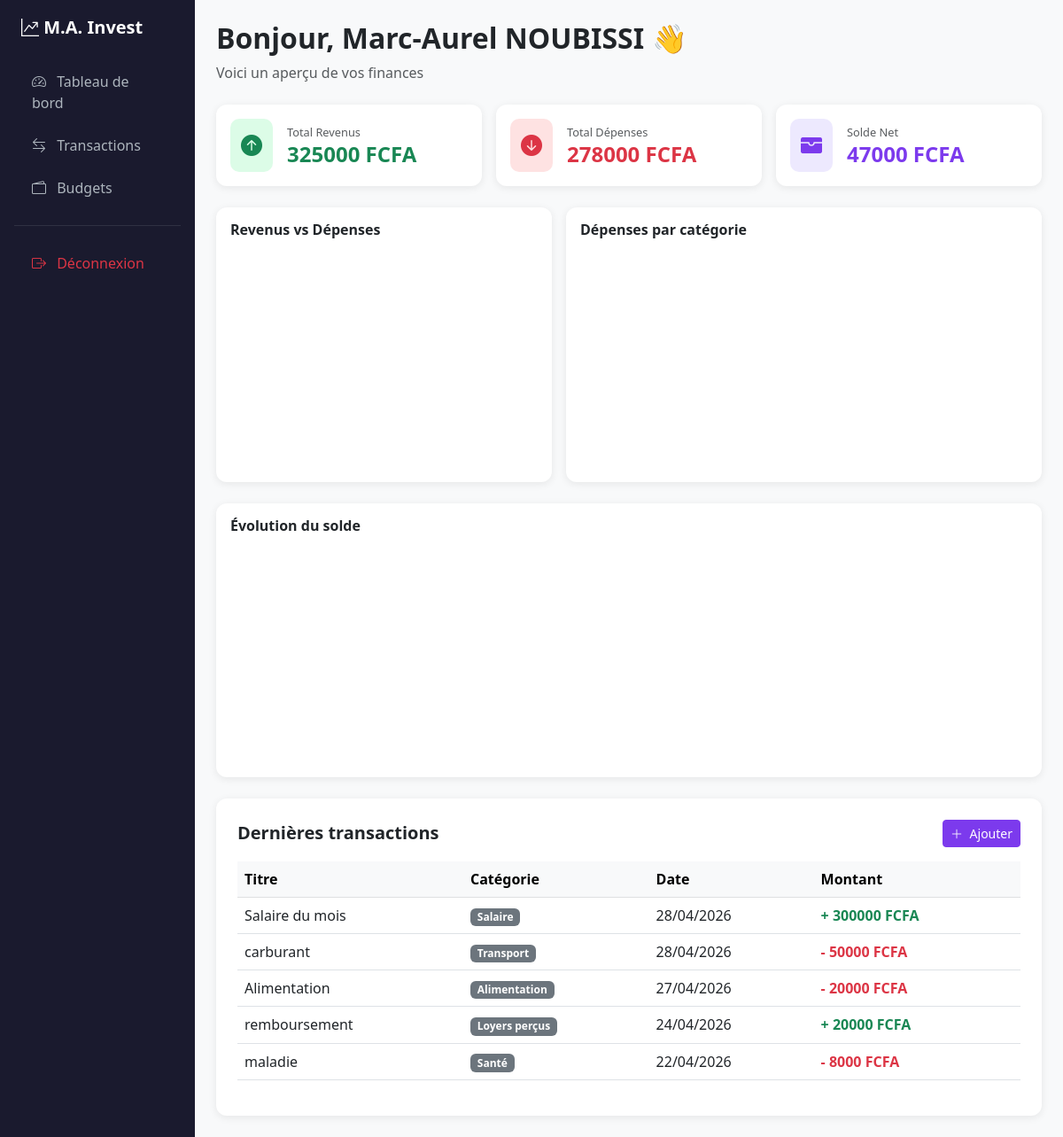
The page /dashboard (signed in) on the database its author committed.
### app/models.py (models this page shows)
class User(UserMixin, db.Model):
    id = db.Column(db.Integer, primary_key=True)
    username = db.Column(db.String(80), nullable=False)
    email = db.Column(db.String(120), unique=True, nullable=False)
    password = db.Column(db.String(200), nullable=False)
    date_inscription = db.Column(db.DateTime, default=datetime.utcnow)
    transactions = db.relationship('Transaction', backref='user', lazy=True)
    budgets = db.relationship('Budget', backref='user', lazy=True)

class Transaction(db.Model):
    id = db.Column(db.Integer, primary_key=True)
    titre = db.Column(db.String(100), nullable=False)
    montant = db.Column(db.Float, nullable=False)
    type = db.Column(db.String(20), nullable=False)       # 'revenu' ou 'depense'
    categorie = db.Column(db.String(50), nullable=False)
    date = db.Column(db.DateTime, nullable=False)
    note = db.Column(db.Text, nullable=True)
    user_id = db.Column(db.Integer, db.ForeignKey('user.id'), nullable=False)

### app/routes/dashboard.py (the view)
@dashboard_bp.route('/')
@dashboard_bp.route('/dashboard')
@login_required
def index():
    transactions = Transaction.query.filter_by(user_id=current_user.id).order_by(Transaction.date.desc()).limit(5).all()
    budgets = Budget.query.filter_by(user_id=current_user.id).all()
    toutes = Transaction.query.filter_by(user_id=current_user.id).all()
    revenus = sum(t.montant for t in toutes if t.type == 'revenu')
    depenses = sum(t.montant for t in toutes if t.type == 'depense')
    solde = revenus - depenses
    fig1 = go.Figure(data=[go.Pie(
        labels=['Revenus', 'Dépenses'],
        values=[revenus or 1, depenses or 1],
        hole=0.55,
        marker=dict(colors=['#22c55e', '#ef4444']),
        textinfo='label+percent'
    )])
    fig1.update_layout(
        margin=dict(t=20, b=20, l=20, r=20),
        paper_bgcolor='rgba(0,0,0,0)',
        showlegend=False, height=250
    )
    categories = {}
    for t in toutes:
        if t.type == 'depense':
            categories[t.categorie] = categories.get(t.categorie, 0) + t.montant
    fig2 = go.Figure(data=[go.Bar(
        x=list(categories.keys()) or ['Aucune'],
        y=list(categories.values()) or [0],
        marker_color='#7c3aed'
    )])
    fig2.update_layout(
        margin=dict(t=20, b=40, l=40, r=20),
        paper_bgcolor='rgba(0,0,0,0)',
        plot_bgcolor='rgba(0,0,0,0)',
        height=250
    )
    toutes_triees = sorted(toutes, key=lambda t: t.date)
    dates, soldes, cumul = [], [], 0
    for t in toutes_triees:
        cumul += t.montant if t.type == 'revenu' else -t.montant
        dates.append(t.date.strftime('%d/%m'))
        soldes.append(cumul)
    fig3 = go.Figure(data=[go.Scatter(
        x=dates or ['Aujourd\'hui'],
        y=soldes or [0],
        mode='lines+markers',
        line=dict(color='#7c3aed', width=3),
        fill='tozeroy',
        fillcolor='rgba(124,58,237,0.1)'
    )])
    fig3.update_layout(
        margin=dict(t=20, b=40, l=40, r=20),
        paper_bgcolor='rgba(0,0,0,0)',
        plot_bgcolor='rgba(0,0,0,0)',
        height=250
    )
    graph1 = pyo.plot(fig1, output_type='div', include_plotlyjs='cdn')
    graph2 = pyo.plot(fig2, output_type='div', include_plotlyjs=False)
    graph3 = pyo.plot(fig3, output_type='div', include_plotlyjs=False)
    return render_template('dashboard/index.html',
        transactions=transactions,
        budgets=budgets,
        revenus=revenus,
        depenses=depenses,
        solde=solde,
        graph1=graph1,
        graph2=graph2,
        graph3=graph3
    )

### app/routes/auth.py (called while the page is built)
@login_manager.user_loader
def load_user(user_id):
    return User.query.get(int(user_id))

### app/templates/dashboard/index.html
{% extends 'base.html' %}
{% block content %}
<div class="mb-4">
    <h2 class="fw-bold">Bonjour, {{ current_user.username }} 👋</h2>
    <p class="text-muted">Voici un aperçu de vos finances</p>
</div>
<div class="row g-3 mb-4">
    <div class="col-md-4">
        <div class="card p-3">
            <div class="d-flex align-items-center gap-3">
                <div style="background:#dcfce7; border-radius:10px; padding:12px;">
                    <i class="bi bi-arrow-up-circle-fill text-success fs-4"></i>
                </div>
                <div>
                    <p class="text-muted mb-0" style="font-size:0.8rem;">Total Revenus</p>
                    <h4 class="fw-bold mb-0 text-success">{{ "%.0f"|format(revenus) }} FCFA</h4>
                </div>
            </div>
        </div>
    </div>
    <div class="col-md-4">
        <div class="card p-3">
            <div class="d-flex align-items-center gap-3">
                <div style="background:#fee2e2; border-radius:10px; padding:12px;">
                    <i class="bi bi-arrow-down-circle-fill text-danger fs-4"></i>
                </div>
                <div>
                    <p class="text-muted mb-0" style="font-size:0.8rem;">Total Dépenses</p>
                    <h4 class="fw-bold mb-0 text-danger">{{ "%.0f"|format(depenses) }} FCFA</h4>
                </div>
            </div>
        </div>
    </div>
    <div class="col-md-4">
        <div class="card p-3">
            <div class="d-flex align-items-center gap-3">
                <div style="background:#ede9fe; border-radius:10px; padding:12px;">
                    <i class="bi bi-wallet-fill fs-4" style="color:#7c3aed;"></i>
                </div>
                <div>
                    <p class="text-muted mb-0" style="font-size:0.8rem;">Solde Net</p>
                    <h4 class="fw-bold mb-0" style="color:#7c3aed;">{{ "%.0f"|format(solde) }} FCFA</h4>
                </div>
            </div>
        </div>
    </div>
</div>
<div class="row g-3 mb-4">
    <div class="col-md-5">
        <div class="card p-3">
            <h6 class="fw-bold mb-2">Revenus vs Dépenses</h6>
            {{ graph1|safe }}
        </div>
    </div>
    <div class="col-md-7">
        <div class="card p-3">
            <h6 class="fw-bold mb-2">Dépenses par catégorie</h6>
            {{ graph2|safe }}
        </div>
    </div>
</div>
<div class="card p-3 mb-4">
    <h6 class="fw-bold mb-2">Évolution du solde</h6>
    {{ graph3|safe }}
</div>
<div class="card p-4">
    <div class="d-flex justify-content-between align-items-center mb-3">
        <h5 class="fw-bold mb-0">Dernières transactions</h5>
        <a href="{{ url_for('transactions.ajouter') }}" class="btn btn-primary btn-sm">
            <i class="bi bi-plus-lg me-1"></i> Ajouter
        </a>
    </div>
    {% if transactions %}
    <div class="table-responsive">
        <table class="table table-hover align-middle">
            <thead class="table-light">
                <tr>
                    <th>Titre</th>
                    <th>Catégorie</th>
                    <th>Date</th>
                    <th>Montant</th>
                </tr>
            </thead>
            <tbody>
                {% for t in transactions %}
                <tr>
                    <td>{{ t.titre }}</td>
                    <td><span class="badge bg-secondary">{{ t.categorie }}</span></td>
                    <td>{{ t.date.strftime('%d/%m/%Y') }}</td>
                    <td class="fw-bold {% if t.type == 'revenu' %}text-success{% else %}text-danger{% endif %}">
                        {% if t.type == 'revenu' %}+{% else %}-{% endif %}
                        {{ "%.0f"|format(t.montant) }} FCFA
                    </td>
                </tr>
                {% endfor %}
            </tbody>
        </table>
    </div>
    {% else %}
    <div class="text-center py-4 text-muted">
        <i class="bi bi-inbox fs-1"></i>
        <p class="mt-2">Aucune transaction pour l'instant.<br>
        <a href="{{ url_for('transactions.ajouter') }}">Ajoutez votre première transaction</a></p>
    </div>
    {% endif %}
</div>
{% endblock %}

### app/templates/base.html (shortened to what this page needs)
<!DOCTYPE html>
<html lang="fr">
<head>
    <link href="https://cdn.jsdelivr.net/npm/bootstrap@5.3.0/dist/css/bootstrap.min.css" rel="stylesheet">
    <link href="https://cdn.jsdelivr.net/npm/bootstrap-icons@1.11.0/font/bootstrap-icons.css" rel="stylesheet">
</head>
<body>
{% if current_user.is_authenticated %}
<div class="d-flex">
    <div class="sidebar p-3" style="width: 220px; min-width: 220px;">
        <div class="text-white fw-bold fs-5 mb-4 px-2">
            <i class="bi bi-graph-up-arrow"></i> M.A. Invest
        </div>
        <nav class="nav flex-column gap-1">
            <a href="{{ url_for('dashboard.index') }}" class="nav-link">
                <i class="bi bi-speedometer2 me-2"></i> Tableau de bord
            </a>
            <a href="{{ url_for('transactions.liste') }}" class="nav-link">
                <i class="bi bi-arrow-left-right me-2"></i> Transactions
            </a>
            <a href="{{ url_for('budget.liste') }}" class="nav-link">
                <i class="bi bi-wallet2 me-2"></i> Budgets
            </a>
            <hr class="text-secondary">
            <a href="{{ url_for('auth.logout') }}" class="nav-link text-danger">
                <i class="bi bi-box-arrow-right me-2"></i> Déconnexion
            </a>
        </nav>
    </div>
    <div class="flex-grow-1 p-4">
        {% block content %}{% endblock %}
    </div>
</div>
{% else %}
    {% block content_unauth %}{% endblock %}
{% endif %}
</body>
</html>

### app/templates/base.html (style rules this page uses)
body { background-color: #f8f9fa; }
.sidebar { min-height: 100vh; background: #1a1a2e; }
.sidebar .nav-link { color: #adb5bd; padding: 10px 20px; }
.card { border: none; border-radius: 12px; box-shadow: 0 2px 10px rgba(0,0,0,0.08); }
.btn-primary { background: #7c3aed; border-color: #7c3aed; }

### rows shown on the page
User: username "Marc-Aurel NOUBISSI"
Transaction: titre "Salaire du mois", categorie "Salaire", date "28/04/2026", montant "300000"
Transaction: titre "carburant", categorie "Transport", date "28/04/2026", montant "50000"
Transaction: titre "Alimentation", categorie "Alimentation", date "27/04/2026", montant "20000"
Transaction: titre "remboursement", categorie "Loyers perçus", date "24/04/2026", montant "20000"
Transaction: titre "maladie", categorie "Santé", date "22/04/2026", montant "8000"

### other values the page prints
{{ "%.0f"|format(revenus) }} "325000"
{{ "%.0f"|format(depenses) }} "278000"
{{ "%.0f"|format(solde) }} "47000"
